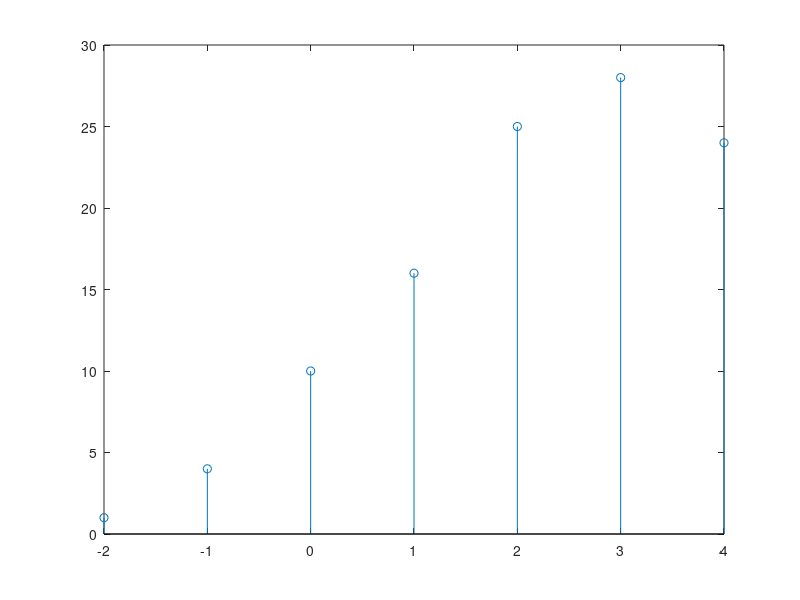

Write MATLAB code to recreate this figure.
clc
clear all 
close all

range_x = -2:2;
x=[1 2 3 4 8];
range_h = 0:2;
h=[1 2 3];

x_length = length(x);
h_length = length(h);

xn = [x, zeros(1,h_length-1)];
hn = [h, zeros(1,x_length-1)];

p = x_length+h_length-1;
y = zeros(1,p);

for n=1:p
  for k=1:n
    y(n) = y(n) + xn(k) .* hn(n-k+1);
  endfor
endfor

y

t = min(range_x)+min(range_h) : max(range_x)+max(range_h);
stem(t,y);
